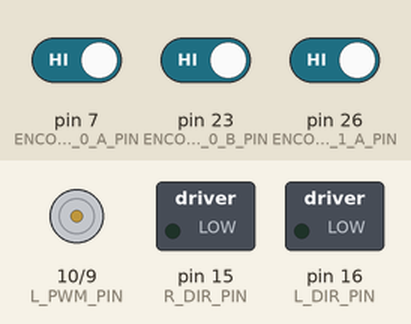
A sketch run on a simulated Arduino Mega 2560, built with avr-gcc and run on an emulated ATmega2560. On the bench: motor-driver pin pairs drawn as motors (green arrow = first pin HIGH = forward, orange = second pin HIGH = backward, longer = more drive), switched loads named in the sketch (green lamp = pin HIGH). Inputs (shaded band) come from the test bench; at power-on: pin 7 (ENCODER_0_A_PIN) HIGH, pin 23 (ENCODER_0_B_PIN) HIGH, pin 26 (ENCODER_1_A_PIN) HIGH. What the sketch prints to the serial monitor is not drawn.

Above: at 1.5 s.
Timing chart, 0 to 10.1 s (numbered marks = the images above):
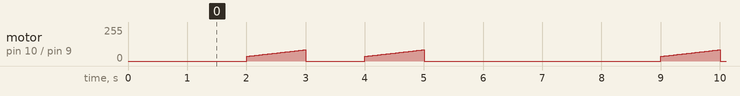

Measured:
- by itself, motor on pin 10 (L_PWM_PIN) / pin 9 (R_PWM_PIN): moves between stopped and forward 84/255, repeating every 7.0 s

The sketch:

PID_AutoTest.ino
```cpp
// (licence header left out)
#include "PIDAutoEvaluate.h"

void setup() {
  Serial.begin(9600);
  delay(1000);
  Serial.println("RESET");
}

void loop() {
  double para[2];
  double f = 464.43;
  double delay_value = 1000 / f;
  double Kp = 35;
  double Ki = 0.05;  //try 2.86 1.93
  double Kd = 3.0;
  int times = 10;                                                        // 测试十次
  PIDEvaluate(delay_value, Kp, Ki, Kd, times, para, 1000);  // 最后这个乘以100表示step的周期是100个delay，如果设得太短来不及收敛，我的函数会认定这是震荡。所以请留一点余地。
  Serial.print("overshoot:");
  Serial.println(para[0]);
  Serial.print("setting:");
  Serial.println(para[1]);
  delay(3000);
}
```

Encoder.h
```cpp
// (licence header left out)
#ifndef _ENCODERS_H
#define _ENCODERS_H

#define ENCODER_0_A_PIN 7
#define ENCODER_0_B_PIN 23
#define ENCODER_1_A_PIN 26
//#define ENCODER_1_B_PIN Non-standard pin!

// Volatile Global variables used by Encoder ISR.
volatile long count_r; // 右轮 // used by encoder to count the rotation
volatile byte state_r;
volatile long count_l; // 左轮
volatile byte state_l;

#define code2dist 0.299675920792 // 编码乘以这个可以得到距离(单位：mm/读数)
#define pi 3.14159265            // π
#define code2angle 1.0047446     // 编码乘以这个可以得到轮子旋转的角度(单位：°/读数)
#define rad2deg 180 / 3.14159265 // 弧度转角度的方便参数
#define deg2rad 3.14159262 / 180 // 角度转弧度的方便参数
#define l 88.8                   // 两轮之间的距离约为88.8mm

// This ISR handles just Encoder 0
// ISR to read the Encoder0 Channel A and B pins
// and then look up based on  transition what kind of
// rotation must have occured.
ISR(INT6_vect)
{
    // We know that the ISR is only called when a pin changes.
    // We also know only 1 pin can change at a time.
    // The XOR(AB) signal change from "Channel A" triggers ISR.

    // First, Read in the new state of the encoder pins.
    // Standard pins, so standard read functions.
    boolean e0_B = digitalRead(ENCODER_0_B_PIN); // normal B state
    boolean e0_A = digitalRead(ENCODER_0_A_PIN); // XOR(AB)

    // Software XOR (^) logically infers
    // the true value of A given the state of B
    e0_A = e0_A ^ e0_B;

    // Shift our (new) current readings into bit positions
    // 2 and 3 in the state variable (current state)
    // State: (bit3)  (bit2)  (bit1)   (bit0)
    // State:  new B   new A   old B   old A
    state_r = state_r | (e0_B << 3);
    state_r = state_r | (e0_A << 2);

    // Handle which transition we have registered.
    // Complete this if statement as necessary.
    // Refer to the labsheet.
    if (state_r == 0 || state_r == 3 || state_r == 5 || state_r == 6 || state_r == 8 || state_r == 10 || state_r == 12 || state_r == 15)
    { // 0,3,5,6,8,10,12,15: 要么无变化，要么一次变了两个（无效）
    }
    else if (state_r == 1 || state_r == 7 || state_r == 8 || state_r == 14)
    { // 1,7,8,14: +1
        // count_r+=1
        count_r -= 1;
    }
    else if (state_r == 2 || state_r == 4 || state_r == 11 || state_r == 13)
    { // 2,4,11,13: -1
        // count_r -=1
        count_r += 1;
    } // Continue this if statement as necessary.

    // Shift the current readings (bits 3 and 2) down
    // into position 1 and 0 (to become prior readings)
    // This bumps bits 1 and 0 off to the right, "deleting"
    // them for the next ISR call.
    state_r = state_r >> 2;
}

// This ISR handles just Encoder 1
// ISR to read the Encoder0 Channel A and B pins
// and then look up based on  transition what kind of
// rotation must have occured.
ISR(PCINT0_vect)
{

    // First, Read in the new state of the encoder pins.

    // Mask for a specific pin from the port.
    // Non-standard pin, so we access the register
    // directly.
    // Reading just PINE would give us a number
    // composed of all 8 bits.  We want only bit 2.
    // B00000100 masks out all but bit 2
    // It is more portable to use the PINE2 keyword.
    boolean e1_B = PINE & (1 << PINE2);
    // boolean e1_B = PINE & B00000100;  // Does same as above.

    // Standard read from the other pin.
    boolean e1_A = digitalRead(ENCODER_1_A_PIN); // 26 the same as A8

    e1_A = e1_A ^ e1_B;

    // Create a bitwise representation of our states
    // We do this by shifting the boolean value up by
    // the appropriate number of bits, as per our table
    // header:
    //
    // State :  (bit3)  (bit2)  (bit1)  (bit0)
    // State :  New A,  New B,  Old A,  Old B.
    state_l = state_l | (e1_B << 3);
    state_l = state_l | (e1_A << 2);

    // Handle which transition we have registered.
    // Complete this if statement as necessary.
    // Refer to the labsheet.
    if (state_l == 0 || state_l == 3 || state_l == 5 || state_l == 6 || state_l == 8 || state_l == 10 || state_l == 12 || state_l == 15)
    { // 0,3,5,6,8,10,12,15: 要么无变化，要么一次变了两个（无效）
    }
    else if (state_l == 1 || state_l == 7 || state_l == 8 || state_l == 14)
    { // 1,7,8,14: +1
        // count_r+=1
        count_l -= 1;
    }
    else if (state_l == 2 || state_l == 4 || state_l == 11 || state_l == 13)
    { // 2,4,11,13: -1
        // count_r -=1
        count_l += 1;
    } // Continue this if statement as necessary.

    // Shift the current readings (bits 3 and 2) down
    // into position 1 and 0 (to become prior readings)
    // This bumps bits 1 and 0 off to the right, "deleting"
    // them for the next ISR call.
    state_l = state_l >> 2;
}

/*
   This setup routine enables interrupts for
   encoder1.  The interrupt is automatically
   triggered when one of the encoder pin changes.
   This is really convenient!  It means we don't
   have to check the encoder manually.
*/
void setupEncoder0()
{
    count_r = 0;

    // Setup pins for right encoder
    pinMode(ENCODER_0_A_PIN, INPUT);
    pinMode(ENCODER_0_B_PIN, INPUT);

    // initialise the recorded state of e0 encoder.
    state_r = 0;

    // Get initial state of encoder pins A + B
    boolean e0_A = digitalRead(ENCODER_0_A_PIN);
    boolean e0_B = digitalRead(ENCODER_0_B_PIN);
    e0_A = e0_A ^ e0_B;

    // Shift values into correct place in state.
    // Bits 1 and 0  are prior states.
    state_r = state_r | (e0_B << 1);
    state_r = state_r | (e0_A << 0);

    // Now to set up PE6 as an external interupt (INT6), which means it can
    // have its own dedicated ISR vector INT6_vector

    // Page 90, 11.1.3 External Interrupt Mask Register – EIMSK
    // Disable external interrupts for INT6 first
    // Set INT6 bit low, preserve other bits
    EIMSK = EIMSK & ~(1 << INT6); // 进行一系列处理前，先关闭INT6，这一条语句就是设EIMSK第六位为0的意思
    // EIMSK = EIMSK & B1011111; // Same as above.

    // Page 89, 11.1.2 External Interrupt Control Register B – EICRB
    // Used to set up INT6 interrupt
    EICRB |= (1 << ISC60); // using header file names, push 1 to bit ISC60 // 开EIRCB的第六位
    // EICRB |= B00010000; // does same as above

    // Page 90, 11.1.4 External Interrupt Flag Register – EIFR
    // Setting a 1 in bit 6 (INTF6) clears the interrupt flag.
    EIFR |= (1 << INTF6); // 清除EIFR的第六位（复位，以防之前已设为有中断，造成误响应）
    // EIFR |= B01000000;  // same as above

    // Now that we have set INT6 interrupt up, we can enable
    // the interrupt to happen
    // Page 90, 11.1.3 External Interrupt Mask Register – EIMSK
    // Disable external interrupts for INT6 first
    // Set INT6 bit high, preserve other bits
    EIMSK |= (1 << INT6); // 开EIMSK的INT6，使能中断输入
                          // EIMSK |= B01000000; // Same as above
}

void setupEncoder1()
{

    count_l = 0;

    // Setting up left encoder:
    // The Romi board uses the pin PE2 (port E, pin 2) which is
    // very unconventional.  It doesn't have a standard
    // arduino alias (like d6, or a5, for example).
    // We set it up here with direct register access
    // Writing a 0 to a DDR sets as input
    // DDRE = Data Direction Register (Port)E
    // We want pin PE2, which means bit 2 (counting from 0)
    // PE Register bits [ 7  6  5  4  3  2  1  0 ]
    // Binary mask      [ 1  1  1  1  1  0  1  1 ]
    //
    // By performing an & here, the 0 sets low, all 1's preserve
    // any previous state.
    DDRE = DDRE & ~(1 << DDE6);
    // DDRE = DDRE & B11111011; // Same as above.

    // We need to enable the pull up resistor for the pin
    // To do this, once a pin is set to input (as above)
    // You write a 1 to the bit in the output register
    PORTE = PORTE | (1 << PORTE2);
    // PORTE = PORTE | 0B00000100;

    // Encoder0 uses conventional pin 26
    pinMode(ENCODER_1_A_PIN, INPUT);
    digitalWrite(ENCODER_1_A_PIN, HIGH); // Encoder 1 xor

    // initialise the recorded state of e1 encoder.
    state_l = 0;

    // Get initial state of encoder.
    boolean e1_B = PINE & (1 << PINE2);
    // boolean e1_B = PINE & B00000100;  // Does same as above.

    // Standard read from the other pin.
    boolean e1_A = digitalRead(ENCODER_1_A_PIN); // 26 the same as A8

    // Some clever electronics combines the
    // signals and this XOR restores the
    // true value.
    e1_A = e1_A ^ e1_B;

    // Shift values into correct place in state.
    // Bits 1 and 0  are prior states.
    state_l = state_l | (e1_B << 1);
    state_l = state_l | (e1_A << 0);

    // Enable pin-change interrupt on A8 (PB4) for encoder0, and disable other
    // pin-change interrupts.
    // Note, this register will normally create an interrupt a change to any pins
    // on the port, but we use PCMSK0 to set it only for PCINT4 which is A8 (PB4)
    // When we set these registers, the compiler will now look for a routine called
    // ISR( PCINT0_vect ) when it detects a change on the pin.  PCINT0 seems like a
    // mismatch to PCINT4, however there is only the one vector servicing a change
    // to all PCINT0->7 pins.
    // See Manual 11.1.5 Pin Change Interrupt Control Register - PCICR

    // Page 91, 11.1.5, Pin Change Interrupt Control Register
    // Disable interrupt first
    PCICR = PCICR & ~(1 << PCIE0);
    // PCICR &= B11111110;  // Same as above

    // 11.1.7 Pin Change Mask Register 0 – PCMSK0
    PCMSK0 |= (1 << PCINT4);

    // Page 91, 11.1.6 Pin Change Interrupt Flag Register – PCIFR
    PCIFR |= (1 << PCIF0); // Clear its interrupt flag by writing a 1.

    // Enable
    PCICR |= (1 << PCIE0);
}

#endif
```

Evaluator.h
```cpp
// (licence header left out)
#ifndef EVALUATOR_H
#define EVALUATOR_H

#define on true         // 评估器启动
#define off false       // 评估器关闭
#define INVALID_PARA -1 // 初始化参数用的宏

class Evaluator
{
public:
    double overshoot = INVALID_PARA; // 超调量
    double max = INVALID_PARA;       // 最大值记录，计算超调量用

    double setting = INVALID_PARA;   // 调节时间
    int stable_count = INVALID_PARA; // 保持稳定的次数的统计，计算调节时间用

    unsigned long start_time = 0; // 此次PID开始评估的时间
    bool power = off;             // 是否启动评估器，评估器电源
    bool ended = false;           // 本轮PID是否已评估完毕？所有待获取数据均已得到？

    Evaluator()
    {
        // 构造函数，必须存在
        overshoot = INVALID_PARA;
        max = INVALID_PARA;
        setting = INVALID_PARA;
        stable_count = INVALID_PARA;
        start_time = 0;
        power = off;
        ended = false;
    }

    /**
     * @description: 复位函数，将一切参数复位回原位。关闭评估器的时候用这个
     */
    void reset()
    {
        overshoot = INVALID_PARA;
        max = INVALID_PARA;
        setting = INVALID_PARA;
        stable_count = INVALID_PARA;
        start_time = 0;
        power = off;
        ended = false;
    }

    /**
     * @description: PID评估器的记录函数，在loop里调用这个，就可以得到PID的性能参数
     * @param {double} value 被控量的值
     * @param {double} aim 被控量的追踪目标，即给定值
     * @param {bool} power_ 开关PID评估器
     * @return {*} 本次评估是否已结束
     */
    bool record(double value, double aim, bool power_)
    {
        power = power_;
        if (power == off)
        {
            reset();
            return ended;
        }
        else
        {
            if (ended == true) // 如果本次评估已经结束：
            {
                return ended; // 啥也不干
            }
            if (start_time == 0) // 如果起始时间没有被初始化过：
            {
                start_time = micros(); // 记录起始时间
            }
            if (ended == false) // 如果本次评估没有结束：
            {
                if (value > max) // 如果被控量高于现有最大值记录
                {
                    max = value; // 更新最大值记录
                }
                if (max > aim) // 如果最大值大于被控量
                {
                    double current_overshoot = max - aim; // 计算当前超调
                    if (current_overshoot > overshoot) // 如果当前超调大于超调值记录
                    {
                        overshoot = current_overshoot; // 更新超调值
                    }
                }
                if (abs(value - aim) <= abs(aim * 0.05)) // 如果被控量在控制目标的±5%：
                {
                    stable_count += 1; // 增加一次稳定计数
                }
                else //若不在稳定区间内:
                {
                    stable_count == INVALID_PARA; //将稳定计数器复位
                }
                if (stable_count >= 2) // 如果记录到连续三次稳定：(此处这个判断可能需要测试)
                {
                    setting = micros() - start_time + 0.0; // 计算调节时间
                    setting /= 1000.0;                      // 单位转换：转化为millis()
                    ended = true;                          // 评估结束
                }
            }
        }
        return ended; // 返回当前评估是否已结束
    }
};

#endif
```

Kinematics.h
```cpp
// (licence header left out)
#ifndef KINEMATICS_H
#define KINEMATICS_H

#include "Encoder.h"

class Kinematics
{
public:
    double X_w = 0.0;     // 世界坐标系中的x坐标
    double Y_w = 0.0;     // 世界坐标系中的y坐标
    double theta_w = 0.0; // 世界坐标系中的theta，顺时针（往右拧）是正，逆时针（往左拧）是负

    double v_l = 0.0; // 左轮速度
    double v_r = 0.0; // 右轮速度

    long code_l = 0; // 左编码器的读数历史
    long code_r = 0; // 右编码器的读数历史

    long prev_time = 0; // 时间的历史值

    /**
     * @description:构造函数，必须存在，啥也不干
     */
    Kinematics() {}

    /**
     * @description: 初始化函数，除了初始化几个记录值以外，啥也不干
     */
    void init()
    {
        code_l = count_l;     // 初始化左电机编码值记录
        code_r = count_r;     // 初始化右电机编码值记录
        prev_time = micros(); // 初始化时间记录
    }

    void update()
    {
        // 读取左右编码器值的变化
        long code_l_delta = count_l - code_l;
        code_l = count_l;
        long code_r_delta = count_r - code_r;
        code_r = count_r;

        unsigned long delta_micros = micros() - prev_time; // millis()-prev_time; // 计算Δt

        if (delta_micros == 0)
        {
            return;
        }

        prev_time = micros(); // 更新时间值的记录

        double delta_time = (double)delta_micros / 1000; // 把时间差转换为单位为微秒的值，因为以前一直用的微秒，这个改了很多习惯了的数值会变，很麻烦


        // 算出左右轮子的大致速度
        v_l = (double)code_l_delta / (double)delta_time;
        v_r = (double)code_r_delta / (double)delta_time;

        // 算出左右轮子前进的距离
        double dist_l = code_l_delta * code2dist;
        double dist_r = code_r_delta * code2dist;
        // X_r = 1/2*(左轮里程+右轮里程)
        double X_r = 0.5 * (dist_l + dist_r);
        // theta_r = 1/2l(左轮里程-右轮里程)
        double theta_r = (dist_l - dist_r) / (2 * l / 2.25); //本轮更新中被加到位置中的角度变化量

        // ↑2.25是一个纯纯的矫正参量，在公式里本不该存在，所以记得校正

        // X_w += X_r*cos(theta_w)
        X_w += X_r * cos(theta_w);
        // Y_w += Y_r*sin(theta_w)
        Y_w += X_r * sin(theta_w);
        // theta_w += theta_r
        theta_w += theta_r;

        // 360度回到0度的计算：
        if (theta_w > 2 * pi)
        {
            theta_w -= 2 * pi;
        }
        else if (theta_w < -2 * pi)
        {
            theta_w += 2 * pi;
        }
    }

    void print()
    {
        Serial.print("v_l:");
        Serial.print(v_l);
        Serial.print(" v_r:");
        Serial.print(v_r);
        Serial.print(" X_w:");
        Serial.print(X_w);
        Serial.print(" Y_w:");
        Serial.print(Y_w);
        Serial.print(" θ:");
        Serial.println(theta_w * rad2deg);
    }
};

#endif
```

Motor.h
```cpp
// (licence header left out)
/*
 * @Author: Runze Yuan 1959180242@qq.com
 * @Date: 2022-11-10 17:26:55
 * @LastEditors: Runze Yuan 1959180242@qq.com
 * @LastEditTime: 2022-11-11 10:46:51
 * @FilePath: \RS_AS2\Tools\Motor\Motor.h
 * @Description:
 * 电机驱动类的实现。
 * 使用方法：
 * 1.实例化类的对象,如 Motor motor;
 * 2.在setup()中调用init()方法
 * 3.使用setPower()方法为左右轮设置速度，即可驱动电机
 * 4.使用前要先校正死区范围
 * Copyright (c) 2022 by Runze Yuan 1959180242@qq.com, All Rights Reserved.
 */
#ifndef MOTOR_H
#define MOTOR_H

/*
一些关于电机的备注：
1.电机PWM写负数的时候会相当于油门踩满
2.电机PWM写成小数的时候会自动取整
*/

#define L_DIR_PIN 16 // L_DIR_PIN or PN_L
#define R_DIR_PIN 15 // R_DIR_PIN or PN_R
#define L_PWM_PIN 10 // L_PWM_PIN or EN_L
#define R_PWM_PIN 9  // R_DIR_PIN or EN_R

#define FWD LOW  // LOW = 0x0
#define REV HIGH // HIGH = 0x1

class Motor
{
private:
    int LeftMotorPower = 0;  // 左侧电机当前PWM值
    int RightMotorPower = 0; // 右侧电机当前PWM值

public:
    Motor() // 构造函数，必须存在
    {
    }

    /**
     * @description: 初始化各个引脚，必须在使用电机前调用
     */
    void init()
    {
        pinMode(L_DIR_PIN, OUTPUT);
        pinMode(R_DIR_PIN, OUTPUT);
        pinMode(L_PWM_PIN, OUTPUT);
        pinMode(R_PWM_PIN, OUTPUT);
    }

    /**
     * @description: 驱动电机的方法
     * @param {int} L 左轮速度，接受正负输入
     * @param {int} R 右轮速度，接受正负输入
     */
    void setPower(int L, int R)
    {
        // 取控制量的绝对值
        int L_temp = abs(L);
        int R_temp = abs(R);

        // 不许大于255
        if (L_temp > 255)
            L_temp = 255;
        if (R_temp > 255)
            R_temp = 255;

        // 根据输入数字的正负写电机方向
        if (L > 0)
            digitalWrite(L_DIR_PIN, FWD);
        if (L < 0)
            digitalWrite(L_DIR_PIN, REV);
        if (R > 0)
            digitalWrite(R_DIR_PIN, FWD);
        if (R < 0)
            digitalWrite(R_DIR_PIN, REV);

        // 驱动电机
        if (L == 0)
            analogWrite(L_PWM_PIN, 0);
        else
        {
            // 死区14
            LeftMotorPower = (int)(L_temp); //* 0.945 + 14); //不含校正的驱动： LeftMotorPower = (int)(L_temp);
            analogWrite(L_PWM_PIN, LeftMotorPower);
        }
        if (R == 0)
            analogWrite(R_PWM_PIN, 0);
        else
        {
            // 死区17
            RightMotorPower = (int)(R_temp);// * 0.933 + 17); //不含校正的驱动： RightMotorPower = (int)(R_temp);
            analogWrite(R_PWM_PIN, RightMotorPower);
        }
        return;
    }
};

#endif
```

Source omitted: PID.h (3114 bytes), PIDAutoEvaluate.h (3956 bytes), StepSignal.h (2213 bytes)
